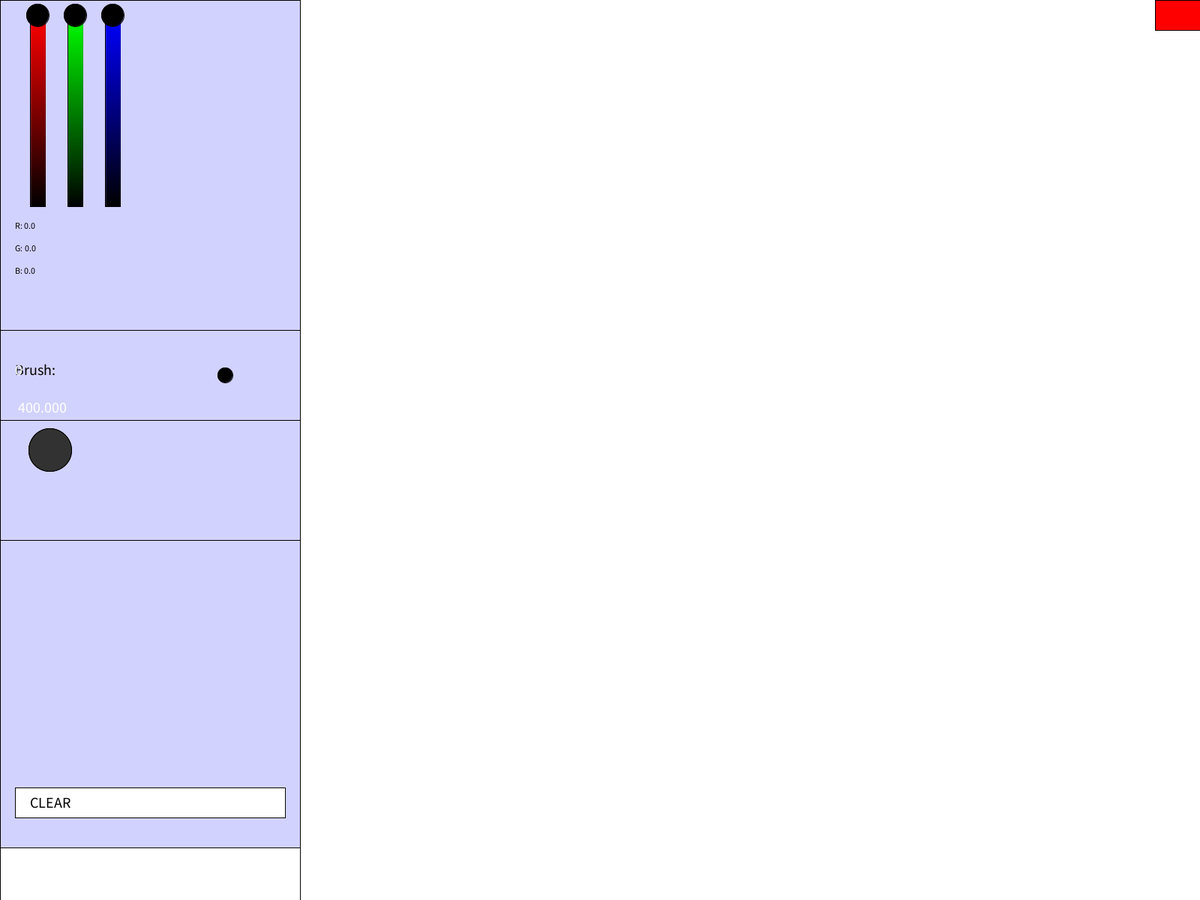
Frame 1 (no input)
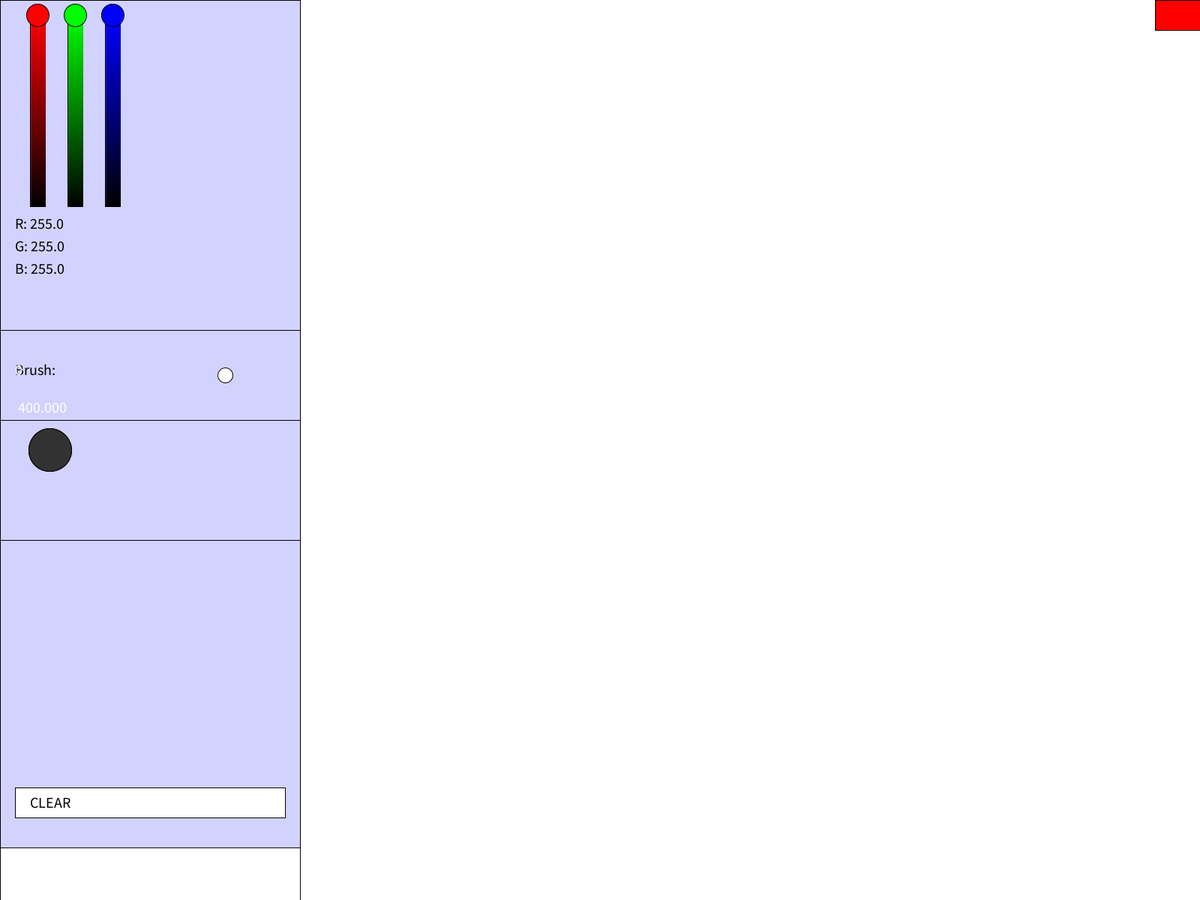
Frame 60 (the mouse pressed at the canvas centre just before this capture)
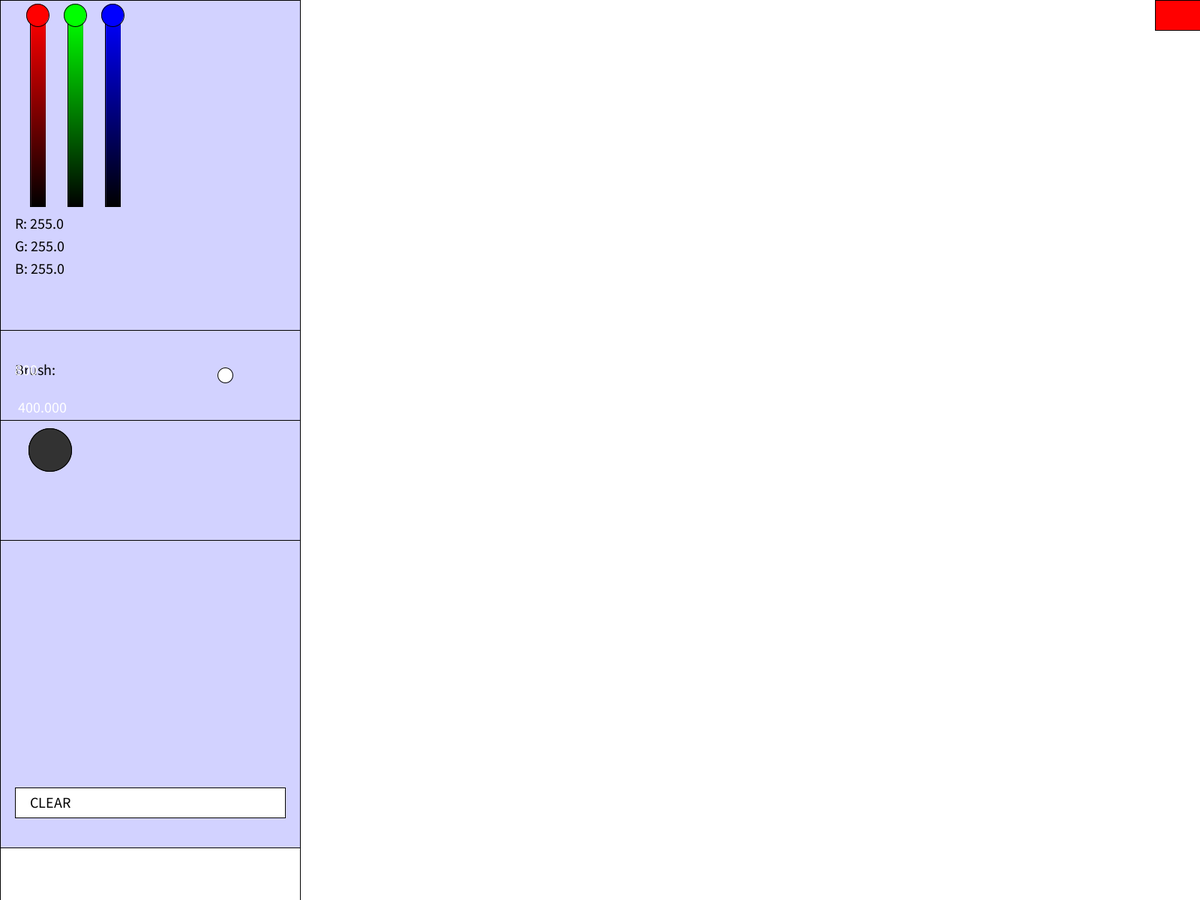
Frame 120 (the mouse held since frame 60 and released just before this capture)

The Processing sketch that drew these frames (run headless with seeded random() and noise(); from frame 60 on, the mouse is pressed at the canvas centre):

// Processing sketch: Drawing_program
// ── Drawing_program.pde
float r = 0, g = 0, b = 0;
int maxDrawingPoints = 15000;
float rX, rY, rHeight = 255, sliderWidth = 20, height2 = 20;
PVector[] vector = new PVector[maxDrawingPoints];
float rCircleY = height2, gCircleY = height2, bCircleY = height2;
float gX, gY, gHeight = 255, gWidth;
float bX, bY, bHeight = 255, bWidth;
//percentage
float settingsPanelWidth = 25;
float circleWidth = 30;
//Color number indicator
float indicatorX = 20, indicatorY = rHeight + height2 + 30;
//Brush size box
float sizeX = 0, sizeY = 300, sizeWidth, sizeHeight, sizeSizePart = 3, sizePosPart = 11;
float brushSize = 20;
boolean draw;
//Clear button
float clearX = 20, clearY, clearWidth, clearHeight = 40;
//Connecting drawn dots
float lastX, lastY;
//Color selector
float selectorX = 0, selectorY = 300, selectorWidth, selectorHeight, selectorSizePart = 4, selectorPosPart = 14;
float circleSize = 20;

//exit button
float exitButtonWidth = 60, exitButtonHeight = 40;
//General info
//Colors sliders are always half of the settings panel
//Settings panel height is divided in 30 parts

void setup() {
  frameRate(600);
  //size(600, 600);
  fullScreen();
  clearY = height - 150;
  settingsPanelWidth = width*(0.01*settingsPanelWidth);
  clearWidth = settingsPanelWidth- 40;
  rX = (settingsPanelWidth/8)-(0.5*sliderWidth);
  gX = (settingsPanelWidth/8)*2-(0.5*sliderWidth);
  bX = (settingsPanelWidth/8)*3-(0.5*sliderWidth);
  sizeY = height/30 * sizePosPart;
  sizeHeight = height/30 * sizeSizePart;
  sizeWidth = settingsPanelWidth - sizeX;
  selectorY = height/30 * selectorPosPart;
  selectorHeight = height/30 * selectorSizePart;
  selectorWidth = settingsPanelWidth - sizeX;
  background(255);
  circleSize = settingsPanelWidth/7;
}

void draw() {
  sizeWidth = settingsPanelWidth - sizeX;
  drawing();
  settingsPanel();
  clearButton();
  finalColorPanel();
  if(mouseX <= settingsPanelWidth) {
    draw = false;
  }
  lastX = mouseX;
  lastY = mouseY;
  text(mouseX, 20, 500);
  text(settingsPanelWidth, 20, 550);
  //exit button
  fill(255, 0, 0);
  rect(width - exitButtonWidth, 0, exitButtonWidth, exitButtonHeight);
  
}


void drawing() {
  
}

void clearButton() {
  stroke(2);
  fill(255);
  rect(clearX, clearY, settingsPanelWidth-2*clearX, clearHeight);
  fill(0);
  text("CLEAR", clearX + 20, clearY + 27);
  fill(255);
}

void settingsPanel() {
  fill(210, 210, 255);
  stroke(0);
  strokeWeight(1);
  rect(0,0, settingsPanelWidth, height);
  rect(rX, height2, sliderWidth, rHeight);
  rect(gX, height2, sliderWidth, gHeight);
  rect(bX, height2, sliderWidth, bHeight);
  
  //Colorful sliders
  for (int i = 0; i < 255; i++) {
    stroke(255-i, 0, 0);
    line(rX +1, height2 + i, rX + sliderWidth, height2 + i);
  }
  for (int i = 0; i < 255; i++) {
    stroke(0, 255-i, 0);
    line(gX +1, height2 + i, gX + sliderWidth, height2 + i);
  }
  for (int i = 0; i < 255; i++) {
    stroke(0, 0, 255-i);
    line(bX +1, height2 + i, bX + sliderWidth, height2 + i);
  }
  fill(r, 0, 0);
  ellipse(rX + sliderWidth/2, rCircleY, circleWidth, circleWidth);
  fill(0, g, 0);
  ellipse(gX + sliderWidth/2, gCircleY, circleWidth, circleWidth);
  fill(0, 0, b);
  ellipse(bX + sliderWidth/2, bCircleY, circleWidth, circleWidth);
  fill(0);
  text("R: "+ r, indicatorX, indicatorY);
  text("G: "+ g, indicatorX, indicatorY + 30);
  text("B: "+ b, indicatorX, indicatorY + 60);
  //Brush size
  noFill();
  textSize(20);
  text("Brush: ", indicatorX, sizeY + 0.5*sizeHeight);
  rect(sizeX, sizeY, sizeWidth, sizeHeight);
  fill(r, g, b);
  ellipse(sizeX + 0.75 * settingsPanelWidth, sizeY + 0.5*sizeHeight, brushSize, brushSize);
  //Colors selector
  noFill();
  rect(selectorX, selectorY, selectorWidth, selectorHeight);
  //5 to 3 color circles
  stroke(0);
  fill(50, 50, 50);
  ellipse(selectorX + selectorWidth/6*1, selectorY + selectorHeight/4*1, circleSize, circleSize);
  fill(50, 50, 50);
  ellipse(selectorX + selectorWidth/6*1, selectorY + selectorHeight/4*1, circleSize, circleSize);
}

void finalColorPanel() {
  r = 255-(rCircleY - height2);
  g = 255-(gCircleY - height2);
  b = 255-(bCircleY - height2);
  fill(r, g, b);
  rect(0, height-70, settingsPanelWidth, height-3);
}

void mouseClicked() {
  //R
  if (mouseX <= rX + sliderWidth && mouseX >= rX && mouseY <= height2 + rHeight && mouseY >= height2) {
    rCircleY = mouseY;
  }
  //G
  if (mouseX <= gX + sliderWidth && mouseX >= gX && mouseY <= height2 + gHeight && mouseY >= height2) {
    gCircleY = mouseY;
  }
  //B
  if (mouseX <= bX + sliderWidth && mouseX >= bX && mouseY <= height2 + bHeight && mouseY >= height2) {
    bCircleY = mouseY;
  }
  if (mouseX > settingsPanelWidth) {
    draw = true;
  }
  //close button
  if (mouseX >= width - exitButtonWidth && mouseY <= exitButtonHeight) {
    exit(); 
  }
  
  //CLEAR
  if (mouseX <=clearX + clearWidth && mouseX >= clearX && mouseY <= clearY + clearHeight && mouseY >= clearY) {
    background(255);
  }
}

void mouseDragged() {
  if(mouseX > settingsPanelWidth + 3) {
    draw = true;
  }
  //R
  if (mouseX <= rX + sliderWidth && mouseX >= rX && mouseY <= height2 + rHeight && mouseY >= height2) {
    rCircleY = mouseY;
  }
  //G
  if (mouseX <= gX + sliderWidth && mouseX >= gX && mouseY <= height2 + gHeight && mouseY >= height2) {
    gCircleY = mouseY;
  }
  //B
  if (mouseX <= bX + sliderWidth && mouseX >= bX && mouseY <= height2 + bHeight && mouseY >= height2) {
    bCircleY = mouseY;
  }
}

void mouseMoved() {
  draw = false;
}

void mouseWheel(MouseEvent event) {
  if(brushSize > 0){
    brushSize += -1*event.getCount();
  }
  if (brushSize == 0 && -1*event.getCount() > 0) {
    brushSize += -1*event.getCount();
  }
}
